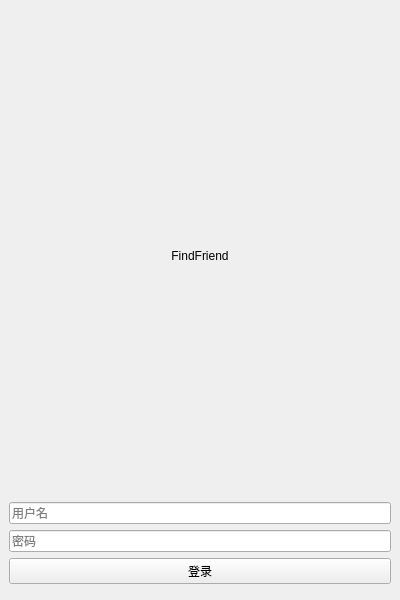
<?xml version="1.0" encoding="UTF-8"?>
<ui version="4.0">
 <class>LoginWindow</class>
 <widget class="QMainWindow" name="LoginWindow">
  <property name="geometry">
   <rect>
    <x>0</x>
    <y>0</y>
    <width>400</width>
    <height>600</height>
   </rect>
  </property>
  <property name="windowTitle">
   <string>登录 - FindFriend</string>
  </property>
  <widget class="QWidget" name="centralwidget">
   <layout class="QVBoxLayout" name="verticalLayout">
    <item>
     <spacer name="verticalSpacer_top">
      <property name="orientation">
       <enum>Qt::Vertical</enum>
      </property>
     </spacer>
    </item>
    <item>
     <widget class="QLabel" name="logoLabel">
      <property name="text">
       <string>FindFriend</string>
      </property>
      <property name="alignment">
       <set>Qt::AlignCenter</set>
      </property>
     </widget>
    </item>
    <item>
     <widget class="QLineEdit" name="usernameEdit">
      <property name="placeholderText">
       <string>用户名</string>
      </property>
     </widget>
    </item>
    <item>
     <widget class="QLineEdit" name="passwordEdit">
      <property name="echoMode">
       <enum>QLineEdit::Password</enum>
      </property>
      <property name="placeholderText">
       <string>密码</string>
      </property>
     </widget>
    </item>
    <item>
     <widget class="QPushButton" name="loginButton">
      <property name="text">
       <string>登录</string>
      </property>
     </widget>
    </item>
    <item>
     <spacer name="verticalSpacer_bottom">
      <property name="orientation">
       <enum>Qt::Vertical</enum>
      </property>
     </spacer>
    </item>
   </layout>
  </widget>
 </widget>
</ui>
